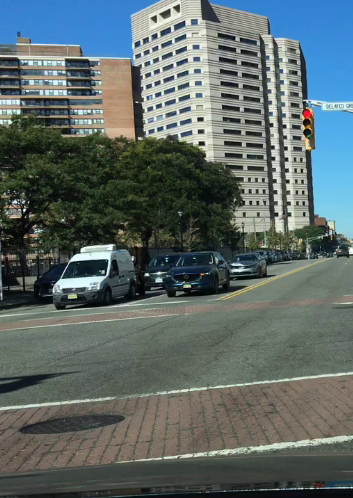
#> input picture deteccion_desalineamiento/cap1.png, 353 x 498 px, found by its file name
$ python alineaminento_imagenes.py
#> lines starting #> are read from the running program, lines starting #| are printed output that depends on the picture; after the words box and inside, x2 and y2 are one past the last pixel; in counts of white or black regions, pixels touching at a corner belong together
#> further down, img1 is the input picture: shape (498, 353, 3); mean B, G, R 104.5, 105.4, 92.8
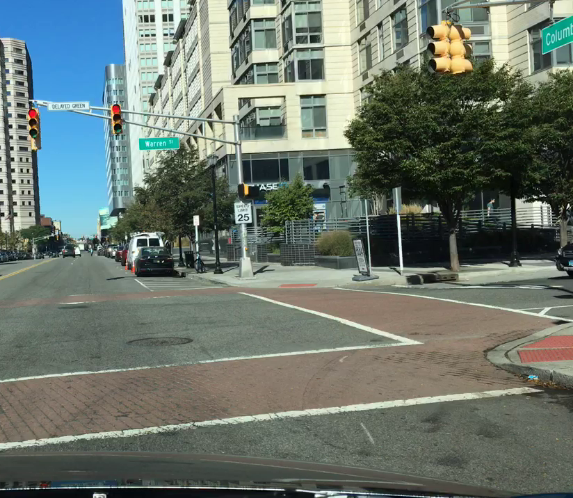
#> input picture deteccion_desalineamiento/cap2.png, 573 x 498 px, found by its file name
#> further down, img2 is the input picture: shape (498, 573, 3); mean B, G, R 109.8, 118.4, 107.2


import cv2
import numpy as np
from sklearn.cluster import KMeans

# Función para realizar K-means y obtener la imagen filtrada con 2 áreas bien diferenciadas
def obtener_imagen_filtrada(img):
    # Convertir la imagen a un array de 2 dimensiones
    datos = img.reshape((-1, 3))

    # Aplicar K-means con 2 clusters
    kmeans = KMeans(n_clusters=2, random_state=0).fit(datos)
    etiquetas = kmeans.labels_
    centros = kmeans.cluster_centers_

    # Crear una imagen filtrada con los centros de los clusters
    img_filtrada = centros[etiquetas].reshape(img.shape).astype(np.uint8)

    return img_filtrada

# Función para encontrar las líneas rectas del rectángulo
def encontrar_rectangulo(mascara):
    # Encontrar contornos en la máscara
    contornos, _ = cv2.findContours(mascara.astype(np.uint8), cv2.RETR_EXTERNAL, cv2.CHAIN_APPROX_SIMPLE)

    # Asumimos que el contorno más grande es el rectángulo negro
    contorno_mayor = max(contornos, key=cv2.contourArea)

    # Obtener el rectángulo delimitador
    x, y, ancho, alto = cv2.boundingRect(contorno_mayor)

    return x, y, ancho, alto


# Función para alinear dos imágenes utilizando SIFT
def align_images_sift(img1, img2):
    # Convertir las imágenes a escala de grises
    gray1 = cv2.cvtColor(img1, cv2.COLOR_BGR2GRAY)
    gray2 = cv2.cvtColor(img2, cv2.COLOR_BGR2GRAY)
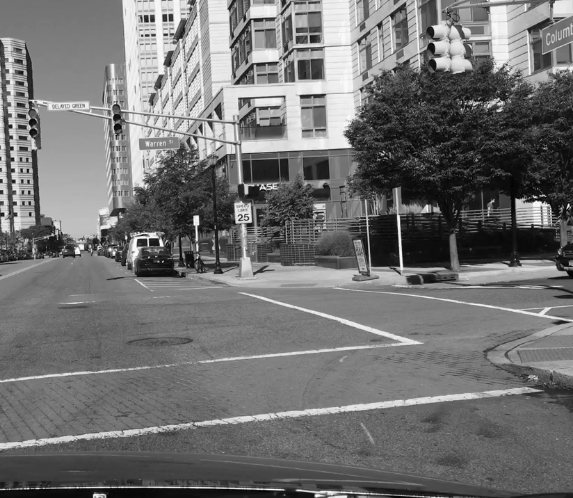
#> gray2: shape (498, 573); min 0, max 254, mean 114

    # Detectar características usando SIFT
    sift = cv2.SIFT_create()
    kp1, des1 = sift.detectAndCompute(gray1, None)
#> kp1 = 1739 keypoints; strongest (x, y, size): (24, 210, 1.9), (147, 274, 2.5), (200, 119, 3.6), (202, 143, 3.5)
    kp2, des2 = sift.detectAndCompute(gray2, None)
#> kp2 = 2189 keypoints; strongest (x, y, size): (196, 220, 5.4), (126, 238, 1.9), (534, 213, 20.3), (535, 197, 1.8)

    # Emparejar características entre las dos imágenes
    bf = cv2.BFMatcher(cv2.NORM_L2, crossCheck=True)
    matches = bf.match(des1, des2)
#> matches = 650 matches
    matches = sorted(matches, key=lambda x: x.distance)

    # Extraer los puntos de las características emparejadas
    src_pts = np.float32([kp1[m.queryIdx].pt for m in matches]).reshape(-1, 1, 2)
#> src_pts = 650 rows, first 8: [283.1, 118.8], [284.5, 140.6], [284.5, 140.6], [286.3, 173.9], [286.3, 173.9], [286.5, 159.2], [286.5, 379.6], [286.5, 379.6]
    dst_pts = np.float32([kp2[m.trainIdx].pt for m in matches]).reshape(-1, 1, 2)
#> dst_pts = 650 rows, first 8: [9.14, 118.8], [10.55, 140.6], [10.55, 140.6], [12.28, 173.9], [12.28, 173.9], [12.47, 159.2], [12.48, 379.6], [12.48, 379.6]

    # Estimar la homografía y alinear las imágenes
    H, _ = cv2.findHomography(dst_pts, src_pts, cv2.RANSAC, 5.0)
#> H = [[1, -6.06e-05, 274], [0.000984, 1, -0.0266], [1.89e-06, -1.35e-07, 1]]
    h, w, _ = img1.shape
#> h = 498; w = 353
    aligned_img = cv2.warpPerspective(img2, H, (w, h))
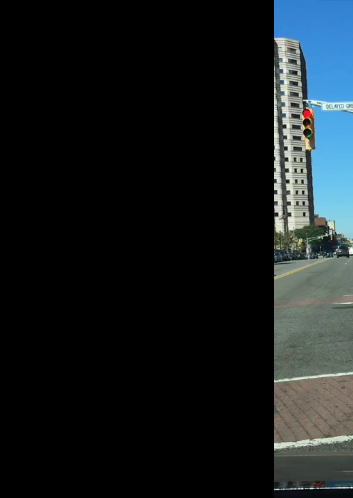
#> aligned_img: shape (498, 353, 3); mean B, G, R 30.7, 28.4, 22.5

    return aligned_img

# Cargar las imágenes de prueba
img1 = cv2.imread("/media/sf_sharedVBOX/yolov5-opencv-cpp-python-main/python/cap1.png")
img2 = cv2.imread("/media/sf_sharedVBOX/yolov5-opencv-cpp-python-main/python/cap2.png")

# Verificar que las imágenes se hayan cargado correctamente
if img1 is None or img2 is None:
    print("Error al cargar las imágenes. Verifica las rutas de los archivos.")
else:
    # Alinear las imágenes utilizando SIFT
    aligned_img_sift = align_images_sift(img1, img2)

img = aligned_img_sift

# Verificar que la imagen se haya cargado correctamente
if img is None:
    print("Error al cargar la imagen. Verifica la ruta del archivo.")
else:
    # Obtener la imagen filtrada utilizando K-means
    img_filtrada = obtener_imagen_filtrada(img)
#> in obtener_imagen_filtrada, `centros = kmeans.cluster_centers_`: centros = [[2.01, 2.14, 1.83], [152.9, 140.4, 110.4]]
#> in obtener_imagen_filtrada, `img_filtrada = centros[etiquetas].reshape(img.shape).astype(np.uint8)`:
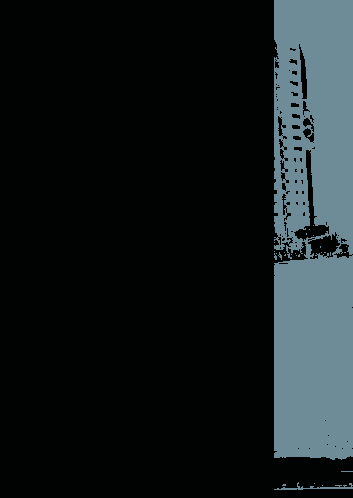
#> img_filtrada: shape (498, 353, 3); mean B, G, R 30.5, 28.2, 21.7

    # Convertir la imagen filtrada a escala de grises
    img_filtrada_gris = cv2.cvtColor(img_filtrada, cv2.COLOR_BGR2GRAY)
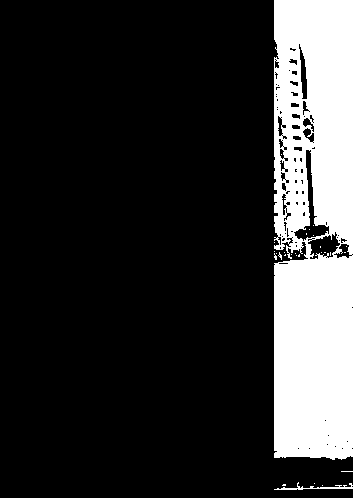
#> img_filtrada_gris: shape (498, 353); values 2 (black) and 132 (white), 19% white; 28 white regions (26 under 20 px), largest, box (x1, y1, x2, y2) and area: (274, 0, 353, 460) 33109, (274, 482, 353, 490) 181

    # Aplicar umbral para obtener una máscara binaria
    _, mascara_binaria = cv2.threshold(img_filtrada_gris, 127, 255, cv2.THRESH_BINARY)
#> mascara_binaria: shape (498, 353); 19% white; 28 white regions (26 under 20 px)

    # Encontrar las líneas rectas del rectángulo negro
    x, y, ancho, alto = encontrar_rectangulo(mascara_binaria)
#> in encontrar_rectangulo, `contornos, _ = cv2.findContours(mascara.astype(np.uint8), cv2.RETR_EXT..`: contornos = 17 contours, 15 with area under 20; largest, box (x1, y1, x2, y2) and area: (274, 0, 353, 460) 35014, (274, 482, 353, 490) 81
#> in encontrar_rectangulo, `contorno_mayor = max(contornos, key=cv2.contourArea)`: contorno_mayor = contour of 236 points, box (x1, y1, x2, y2) (274, 0, 353, 460), area 35014
#> in encontrar_rectangulo, `x, y, ancho, alto = cv2.boundingRect(contorno_mayor)`: x = 274; y = 0; ancho = 79; alto = 460
#> x = 274; y = 0; ancho = 79; alto = 460

    # Dibujar el rectángulo en la imagen original
    img_rectangulo = img.copy()
    cv2.rectangle(img_rectangulo, (x, y), (x + ancho, y + alto), (0, 255, 0), 3)
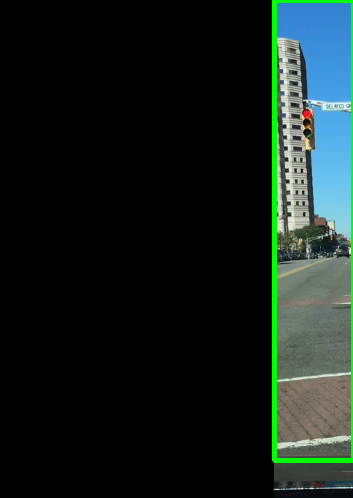
#> img_rectangulo: shape (498, 353, 3); 2.18% of pixels changed, all inside (x1, y1, x2, y2) = (272, 0, 353, 463)


    print(f"Ancho deslineado = {ancho}")
#| Ancho deslineado = 79


    # Mostrar las imágenes originales y la imagen alineada
    cv2.imshow("Imagen 1", img1)
    cv2.imshow("Imagen 2", img2)
    alineada = cv2.hconcat([img1,img2])
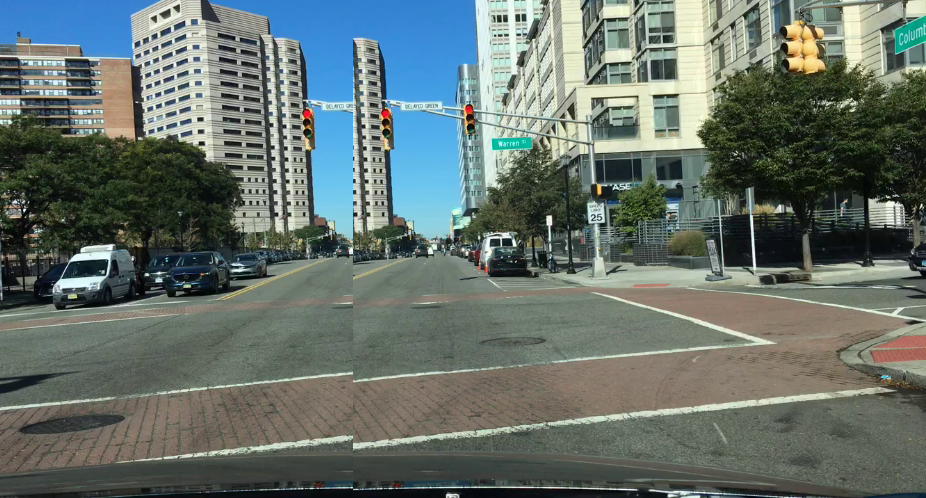
#> alineada: shape (498, 926, 3); mean B, G, R 107.8, 113.5, 101.7
    cv2.imshow("Imagen alineada", alineada)
    cv2.imwrite("diferencia.jpg", aligned_img_sift)
    cv2.waitKey(0)
    cv2.destroyAllWindows()
